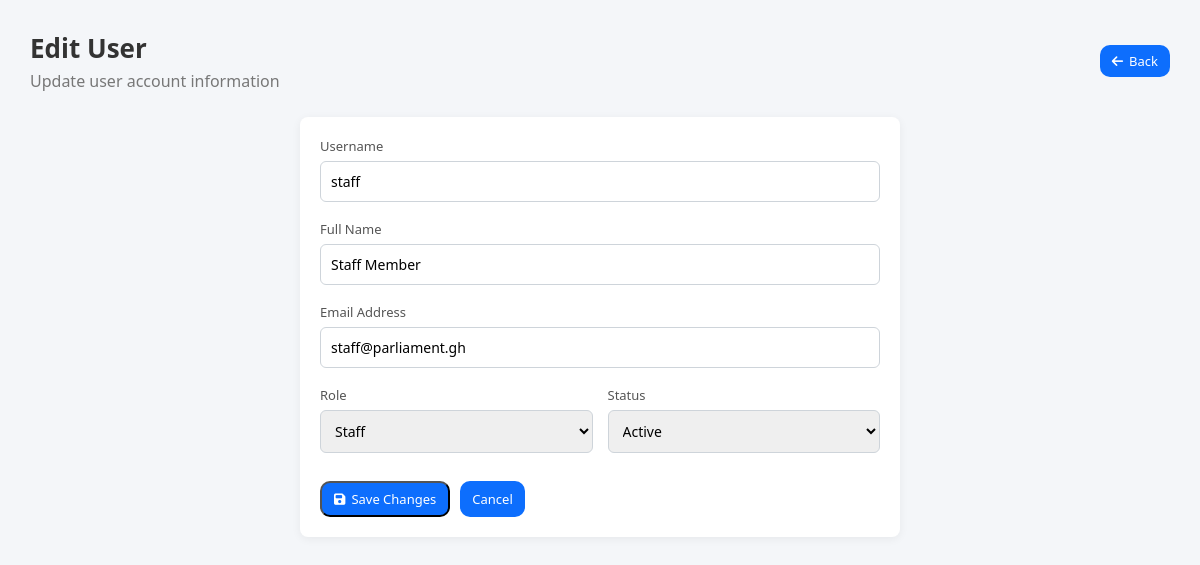
/admin/edit_user.php?id=2, run on the app's committed database.
### tables this page shows
CREATE TABLE IF NOT EXISTS users (
    id INT AUTO_INCREMENT PRIMARY KEY,
    username VARCHAR(50) UNIQUE NOT NULL,
    password VARCHAR(255) NOT NULL,
    full_name VARCHAR(100) NOT NULL,
    email VARCHAR(100) UNIQUE NOT NULL,
    role ENUM('admin', 'staff') NOT NULL DEFAULT 'staff',
    status ENUM('active', 'inactive') NOT NULL DEFAULT 'active',
    created_at TIMESTAMP DEFAULT CURRENT_TIMESTAMP,
    updated_at TIMESTAMP DEFAULT CURRENT_TIMESTAMP ON UPDATE CURRENT_TIMESTAMP,
    last_login TIMESTAMP NULL
);

### admin/edit_user.php (the view, shortened to what this page needs)
<?php
$user_id = intval($_GET["id"]);
$db = new Database();
$conn = $db->getConnection();
$sql = "SELECT id, username, full_name, email, role, status
        FROM users WHERE id = ?";
$stmt = $conn->prepare($sql);
$stmt->bind_param("i", $user_id);
$stmt->execute();
$result = $stmt->get_result();
$user = $result->fetch_assoc();
?>
<!DOCTYPE html>
<html lang="en">
<head>
    <link rel="stylesheet" href="https://cdnjs.cloudflare.com/ajax/libs/font-awesome/6.5.1/css/all.min.css">
    <link rel="stylesheet" href="../css/users.css">
    <link rel="stylesheet" href="../css/edit_user.css">
</head>
<body>
    <div class="page-container">
        <div class="page-header">
            <div>
                <h1>Edit User</h1>
                <p>Update user account information</p>
            </div>
            <a href="users.php" class="btn btn-secondary">
                <i class="fa-solid fa-arrow-left"></i>Back
            </a>
        </div>
        <div class="card form-card">
            <form method="POST" class="user-form">
                <div class="form-group">
                    <label>Username</label>
                    <input type="text" name="username" value="<?php echo htmlspecialchars($user["username"]); ?>"
                        required>
                </div>
                <div class="form-group">
                    <label>Full Name</label>
                    <input type="text" name="full_name" value="<?php echo htmlspecialchars($user["full_name"]); ?>"
                        required>
                </div>
                <div class="form-group">
                    <label>Email Address</label>
                    <input type="email" name="email" value="<?php echo htmlspecialchars($user["email"]); ?>" required>
                </div>
                <div class="form-row">
                    <div class="form-group">
                        <label>Role</label>
                        <select name="role" required>
                            <option value="staff" <?php if ($user["role"] === "staff")
                                echo "selected"; ?>>Staff</option>
                        </select>
                    </div>
                    <div class="form-group">
                        <label>Status</label>
                        <select name="status" required>
                            <option value="active" <?php if ($user["status"] === "active")
                                echo "selected"; ?>>Active
                            </option>
                        </select>
                    </div>
                </div>
                <div class="form-actions">
                    <button type="submit" class="btn btn-edit">
                        <i class="fa fa-save"></i> Save Changes
                    </button>
                    <a href="users.php" class="btn btn-secondary">
                        Cancel
                    </a>
                </div>
            </form>
        </div>
    </div>
</body>
</html>

### css/users.css (style rules this page uses)
* { margin: 0; padding: 0; box-sizing: border-box; font-family: "Segoe UI", Tahoma, sans-serif; }
body { background: #f4f6f9; color: #333; }
.page-container { padding: 30px; max-width: 1400px; margin: auto; }
.page-header { display: flex; justify-content: space-between; align-items: center; margin-bottom: 25px; }
.page-header h1 { font-size: 26px; }
.page-header p { color: #777; margin-top: 4px; }
.btn { display: inline-flex; align-items: center; gap: 6px; padding: 7px 12px; border-radius: 10px; font-size: 13px; text-decoration: none; color: #fff; }
.btn-secondary { background: #0d6efd; }
.btn-edit { background: #0d6efd; }
.card { background: #fff; border-radius: 8px; padding: 20px; box-shadow: 0 2px 10px rgba(0, 0, 0, 0.06); }

### css/edit_user.css (style rules this page uses)
.form-card { max-width: 600px; margin: auto; }
.user-form { display: flex; flex-direction: column; gap: 18px; }
.form-row { display: flex; gap: 15px; }
.form-group { flex: 1; }
.form-group label { font-size: 13px; color: #555; margin-bottom: 6px; display: block; }
.form-group input, .form-group select { width: 100%; padding: 10px; border-radius: 6px; border: 1px solid #ced4da; font-size: 14px; }
.form-actions { display: flex; gap: 10px; margin-top: 10px; }

### data on the page
users: username "staff", full_name "Staff Member", email "staff@parliament.gh", role "Staff", status "Active"
